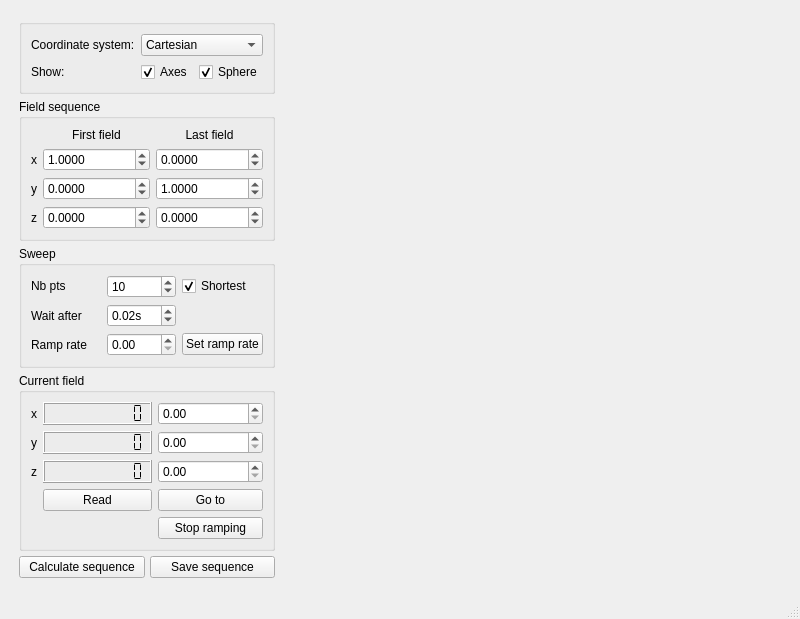
<?xml version="1.0" encoding="UTF-8"?>
<ui version="4.0">
 <class>MainWindow</class>
 <widget class="QMainWindow" name="MainWindow">
  <property name="geometry">
   <rect>
    <x>0</x>
    <y>0</y>
    <width>800</width>
    <height>600</height>
   </rect>
  </property>
  <property name="windowTitle">
   <string>MainWindow</string>
  </property>
  <widget class="QWidget" name="centralwidget">
   <layout class="QHBoxLayout" name="horizontalLayout">
    <item>
     <layout class="QVBoxLayout" name="verticalLayout_3">
      <property name="spacing">
       <number>5</number>
      </property>
      <property name="leftMargin">
       <number>10</number>
      </property>
      <property name="topMargin">
       <number>10</number>
      </property>
      <property name="rightMargin">
       <number>10</number>
      </property>
      <property name="bottomMargin">
       <number>10</number>
      </property>
      <item>
       <widget class="QGroupBox" name="groupBox">
        <property name="title">
         <string/>
        </property>
        <layout class="QGridLayout" name="gridLayout">
         <item row="1" column="0">
          <widget class="QLabel" name="label_17">
           <property name="text">
            <string>Show:</string>
           </property>
          </widget>
         </item>
         <item row="0" column="0">
          <widget class="QLabel" name="lbl_coord">
           <property name="text">
            <string>Coordinate system:</string>
           </property>
          </widget>
         </item>
         <item row="0" column="2">
          <widget class="QComboBox" name="cb_coord">
           <item>
            <property name="text">
             <string>Cartesian</string>
            </property>
           </item>
           <item>
            <property name="text">
             <string>Spherical</string>
            </property>
           </item>
          </widget>
         </item>
         <item row="1" column="2">
          <layout class="QHBoxLayout" name="horizontalLayout_3">
           <item>
            <widget class="QCheckBox" name="cb_axes">
             <property name="text">
              <string>Axes</string>
             </property>
             <property name="checked">
              <bool>true</bool>
             </property>
            </widget>
           </item>
           <item>
            <widget class="QCheckBox" name="cb_sphere">
             <property name="text">
              <string>Sphere</string>
             </property>
             <property name="checked">
              <bool>true</bool>
             </property>
            </widget>
           </item>
          </layout>
         </item>
        </layout>
       </widget>
      </item>
      <item>
       <widget class="QGroupBox" name="groupBox_6">
        <property name="title">
         <string>Field sequence</string>
        </property>
        <layout class="QGridLayout" name="gridLayout_19">
         <item row="3" column="2">
          <widget class="QDoubleSpinBox" name="coord3_e">
           <property name="locale">
            <locale language="English" country="UnitedStates"/>
           </property>
           <property name="prefix">
            <string/>
           </property>
           <property name="decimals">
            <number>4</number>
           </property>
           <property name="minimum">
            <double>-1000.000000000000000</double>
           </property>
           <property name="maximum">
            <double>1000.000000000000000</double>
           </property>
           <property name="singleStep">
            <double>0.010000000000000</double>
           </property>
           <property name="value">
            <double>0.000000000000000</double>
           </property>
          </widget>
         </item>
         <item row="2" column="0">
          <widget class="QLabel" name="lbl_coord2">
           <property name="sizePolicy">
            <sizepolicy hsizetype="Fixed" vsizetype="Preferred">
             <horstretch>0</horstretch>
             <verstretch>0</verstretch>
            </sizepolicy>
           </property>
           <property name="text">
            <string>y</string>
           </property>
           <property name="alignment">
            <set>Qt::AlignCenter</set>
           </property>
          </widget>
         </item>
         <item row="1" column="1">
          <widget class="QDoubleSpinBox" name="coord1">
           <property name="locale">
            <locale language="English" country="UnitedStates"/>
           </property>
           <property name="prefix">
            <string/>
           </property>
           <property name="decimals">
            <number>4</number>
           </property>
           <property name="minimum">
            <double>-1000.000000000000000</double>
           </property>
           <property name="maximum">
            <double>1000.000000000000000</double>
           </property>
           <property name="singleStep">
            <double>0.010000000000000</double>
           </property>
           <property name="value">
            <double>1.000000000000000</double>
           </property>
          </widget>
         </item>
         <item row="1" column="0">
          <widget class="QLabel" name="lbl_coord1">
           <property name="sizePolicy">
            <sizepolicy hsizetype="Fixed" vsizetype="Preferred">
             <horstretch>0</horstretch>
             <verstretch>0</verstretch>
            </sizepolicy>
           </property>
           <property name="text">
            <string>x</string>
           </property>
           <property name="alignment">
            <set>Qt::AlignCenter</set>
           </property>
          </widget>
         </item>
         <item row="2" column="1">
          <widget class="QDoubleSpinBox" name="coord2">
           <property name="locale">
            <locale language="English" country="UnitedStates"/>
           </property>
           <property name="prefix">
            <string/>
           </property>
           <property name="decimals">
            <number>4</number>
           </property>
           <property name="minimum">
            <double>-1000.000000000000000</double>
           </property>
           <property name="maximum">
            <double>1000.000000000000000</double>
           </property>
           <property name="singleStep">
            <double>0.010000000000000</double>
           </property>
          </widget>
         </item>
         <item row="0" column="2">
          <widget class="QLabel" name="label_19">
           <property name="text">
            <string>Last field</string>
           </property>
           <property name="alignment">
            <set>Qt::AlignCenter</set>
           </property>
          </widget>
         </item>
         <item row="0" column="1">
          <widget class="QLabel" name="label_24">
           <property name="sizePolicy">
            <sizepolicy hsizetype="Minimum" vsizetype="Preferred">
             <horstretch>0</horstretch>
             <verstretch>0</verstretch>
            </sizepolicy>
           </property>
           <property name="text">
            <string>First field</string>
           </property>
           <property name="alignment">
            <set>Qt::AlignCenter</set>
           </property>
          </widget>
         </item>
         <item row="1" column="2">
          <widget class="QDoubleSpinBox" name="coord1_e">
           <property name="locale">
            <locale language="English" country="UnitedStates"/>
           </property>
           <property name="prefix">
            <string/>
           </property>
           <property name="decimals">
            <number>4</number>
           </property>
           <property name="minimum">
            <double>-1000.000000000000000</double>
           </property>
           <property name="maximum">
            <double>1000.000000000000000</double>
           </property>
           <property name="singleStep">
            <double>0.010000000000000</double>
           </property>
           <property name="value">
            <double>0.000000000000000</double>
           </property>
          </widget>
         </item>
         <item row="3" column="0">
          <widget class="QLabel" name="lbl_coord3">
           <property name="sizePolicy">
            <sizepolicy hsizetype="Fixed" vsizetype="Preferred">
             <horstretch>0</horstretch>
             <verstretch>0</verstretch>
            </sizepolicy>
           </property>
           <property name="text">
            <string>z</string>
           </property>
           <property name="alignment">
            <set>Qt::AlignCenter</set>
           </property>
          </widget>
         </item>
         <item row="2" column="2">
          <widget class="QDoubleSpinBox" name="coord2_e">
           <property name="locale">
            <locale language="English" country="UnitedStates"/>
           </property>
           <property name="prefix">
            <string/>
           </property>
           <property name="decimals">
            <number>4</number>
           </property>
           <property name="minimum">
            <double>-1000.000000000000000</double>
           </property>
           <property name="maximum">
            <double>1000.000000000000000</double>
           </property>
           <property name="singleStep">
            <double>0.010000000000000</double>
           </property>
           <property name="value">
            <double>1.000000000000000</double>
           </property>
          </widget>
         </item>
         <item row="3" column="1">
          <widget class="QDoubleSpinBox" name="coord3">
           <property name="locale">
            <locale language="English" country="UnitedStates"/>
           </property>
           <property name="prefix">
            <string/>
           </property>
           <property name="decimals">
            <number>4</number>
           </property>
           <property name="minimum">
            <double>-1000.000000000000000</double>
           </property>
           <property name="maximum">
            <double>1000.000000000000000</double>
           </property>
           <property name="singleStep">
            <double>0.010000000000000</double>
           </property>
           <property name="value">
            <double>0.000000000000000</double>
           </property>
          </widget>
         </item>
        </layout>
       </widget>
      </item>
      <item>
       <widget class="QGroupBox" name="groupBox_7">
        <property name="title">
         <string>Sweep</string>
        </property>
        <layout class="QGridLayout" name="gridLayout_20">
         <item row="1" column="0">
          <widget class="QLabel" name="label">
           <property name="text">
            <string>Wait after</string>
           </property>
           <property name="alignment">
            <set>Qt::AlignJustify|Qt::AlignVCenter</set>
           </property>
          </widget>
         </item>
         <item row="0" column="2">
          <widget class="QCheckBox" name="cb_shortest">
           <property name="text">
            <string>Shortest</string>
           </property>
           <property name="checked">
            <bool>true</bool>
           </property>
          </widget>
         </item>
         <item row="1" column="1">
          <widget class="PyScientificSpinBox" name="waitAfter">
           <property name="suffix">
            <string>s</string>
           </property>
           <property name="value">
            <double>0.020000000000000</double>
           </property>
          </widget>
         </item>
         <item row="0" column="0">
          <widget class="QLabel" name="label_18">
           <property name="text">
            <string>&lt;html&gt;&lt;head/&gt;&lt;body&gt;&lt;p&gt;Nb pts&lt;/p&gt;&lt;/body&gt;&lt;/html&gt;</string>
           </property>
           <property name="alignment">
            <set>Qt::AlignLeading|Qt::AlignLeft|Qt::AlignVCenter</set>
           </property>
          </widget>
         </item>
         <item row="0" column="1">
          <widget class="QSpinBox" name="nbpts">
           <property name="maximum">
            <number>500000</number>
           </property>
           <property name="value">
            <number>10</number>
           </property>
          </widget>
         </item>
         <item row="2" column="1">
          <widget class="PyScientificSpinBox" name="rampRate"/>
         </item>
         <item row="2" column="0">
          <widget class="QLabel" name="label_5">
           <property name="text">
            <string>Ramp rate</string>
           </property>
          </widget>
         </item>
         <item row="2" column="2">
          <widget class="QPushButton" name="rampRateSave">
           <property name="toolTipDuration">
            <number>10000</number>
           </property>
           <property name="text">
            <string>Set ramp rate</string>
           </property>
          </widget>
         </item>
        </layout>
       </widget>
      </item>
      <item>
       <widget class="QGroupBox" name="groupBox_2">
        <property name="title">
         <string>Current field</string>
        </property>
        <layout class="QGridLayout" name="gridLayout_2">
         <item row="1" column="0">
          <widget class="QLabel" name="label_3">
           <property name="sizePolicy">
            <sizepolicy hsizetype="Fixed" vsizetype="Preferred">
             <horstretch>0</horstretch>
             <verstretch>0</verstretch>
            </sizepolicy>
           </property>
           <property name="text">
            <string>y</string>
           </property>
          </widget>
         </item>
         <item row="0" column="0">
          <widget class="QLabel" name="label_2">
           <property name="sizePolicy">
            <sizepolicy hsizetype="Fixed" vsizetype="Preferred">
             <horstretch>0</horstretch>
             <verstretch>0</verstretch>
            </sizepolicy>
           </property>
           <property name="text">
            <string>x</string>
           </property>
          </widget>
         </item>
         <item row="2" column="0">
          <widget class="QLabel" name="label_4">
           <property name="sizePolicy">
            <sizepolicy hsizetype="Fixed" vsizetype="Preferred">
             <horstretch>0</horstretch>
             <verstretch>0</verstretch>
            </sizepolicy>
           </property>
           <property name="text">
            <string>z</string>
           </property>
          </widget>
         </item>
         <item row="0" column="1">
          <widget class="QLCDNumber" name="lcdx">
           <property name="font">
            <font>
             <family>MS Shell Dlg 2</family>
            </font>
           </property>
           <property name="layoutDirection">
            <enum>Qt::LeftToRight</enum>
           </property>
           <property name="digitCount">
            <number>10</number>
           </property>
           <property name="segmentStyle">
            <enum>QLCDNumber::Flat</enum>
           </property>
          </widget>
         </item>
         <item row="1" column="1">
          <widget class="QLCDNumber" name="lcdy">
           <property name="digitCount">
            <number>10</number>
           </property>
           <property name="segmentStyle">
            <enum>QLCDNumber::Flat</enum>
           </property>
          </widget>
         </item>
         <item row="2" column="1">
          <widget class="QLCDNumber" name="lcdz">
           <property name="digitCount">
            <number>10</number>
           </property>
           <property name="segmentStyle">
            <enum>QLCDNumber::Flat</enum>
           </property>
          </widget>
         </item>
         <item row="3" column="1">
          <widget class="QPushButton" name="btn_read_field">
           <property name="text">
            <string>Read</string>
           </property>
          </widget>
         </item>
         <item row="0" column="2">
          <widget class="PyScientificSpinBox" name="sp_targetx"/>
         </item>
         <item row="1" column="2">
          <widget class="PyScientificSpinBox" name="sp_targety"/>
         </item>
         <item row="2" column="2">
          <widget class="PyScientificSpinBox" name="sp_targetz"/>
         </item>
         <item row="3" column="2">
          <widget class="QPushButton" name="btn_goto">
           <property name="text">
            <string>Go to</string>
           </property>
          </widget>
         </item>
         <item row="4" column="2">
          <widget class="QPushButton" name="btn_stopRamping">
           <property name="enabled">
            <bool>true</bool>
           </property>
           <property name="text">
            <string>Stop ramping</string>
           </property>
          </widget>
         </item>
        </layout>
       </widget>
      </item>
      <item>
       <spacer name="verticalSpacer_8">
        <property name="orientation">
         <enum>Qt::Vertical</enum>
        </property>
        <property name="sizeHint" stdset="0">
         <size>
          <width>20</width>
          <height>40</height>
         </size>
        </property>
       </spacer>
      </item>
      <item>
       <layout class="QHBoxLayout" name="horizontalLayout_2">
        <item>
         <widget class="QPushButton" name="drawPath">
          <property name="focusPolicy">
           <enum>Qt::ClickFocus</enum>
          </property>
          <property name="text">
           <string>Calculate sequence</string>
          </property>
         </widget>
        </item>
        <item>
         <widget class="QPushButton" name="savePath">
          <property name="text">
           <string>Save sequence</string>
          </property>
         </widget>
        </item>
       </layout>
      </item>
     </layout>
    </item>
    <item>
     <widget class="Matplotlib3dWidget" name="plot" native="true">
      <property name="sizePolicy">
       <sizepolicy hsizetype="Minimum" vsizetype="Preferred">
        <horstretch>4</horstretch>
        <verstretch>0</verstretch>
       </sizepolicy>
      </property>
      <property name="minimumSize">
       <size>
        <width>150</width>
        <height>0</height>
       </size>
      </property>
     </widget>
    </item>
   </layout>
  </widget>
  <widget class="QMenuBar" name="menubar">
   <property name="geometry">
    <rect>
     <x>0</x>
     <y>0</y>
     <width>800</width>
     <height>21</height>
    </rect>
   </property>
  </widget>
  <widget class="QStatusBar" name="statusbar"/>
 </widget>
 <customwidgets>
  <customwidget>
   <class>PyScientificSpinBox</class>
   <extends>QDoubleSpinBox</extends>
   <header>pyHegel.gui.ScientificSpinBox</header>
  </customwidget>
  <customwidget>
   <class>Matplotlib3dWidget</class>
   <extends>QWidget</extends>
   <header>widgets.Matplotlib3dWidget.h</header>
   <container>1</container>
  </customwidget>
 </customwidgets>
 <resources/>
 <connections/>
</ui>
